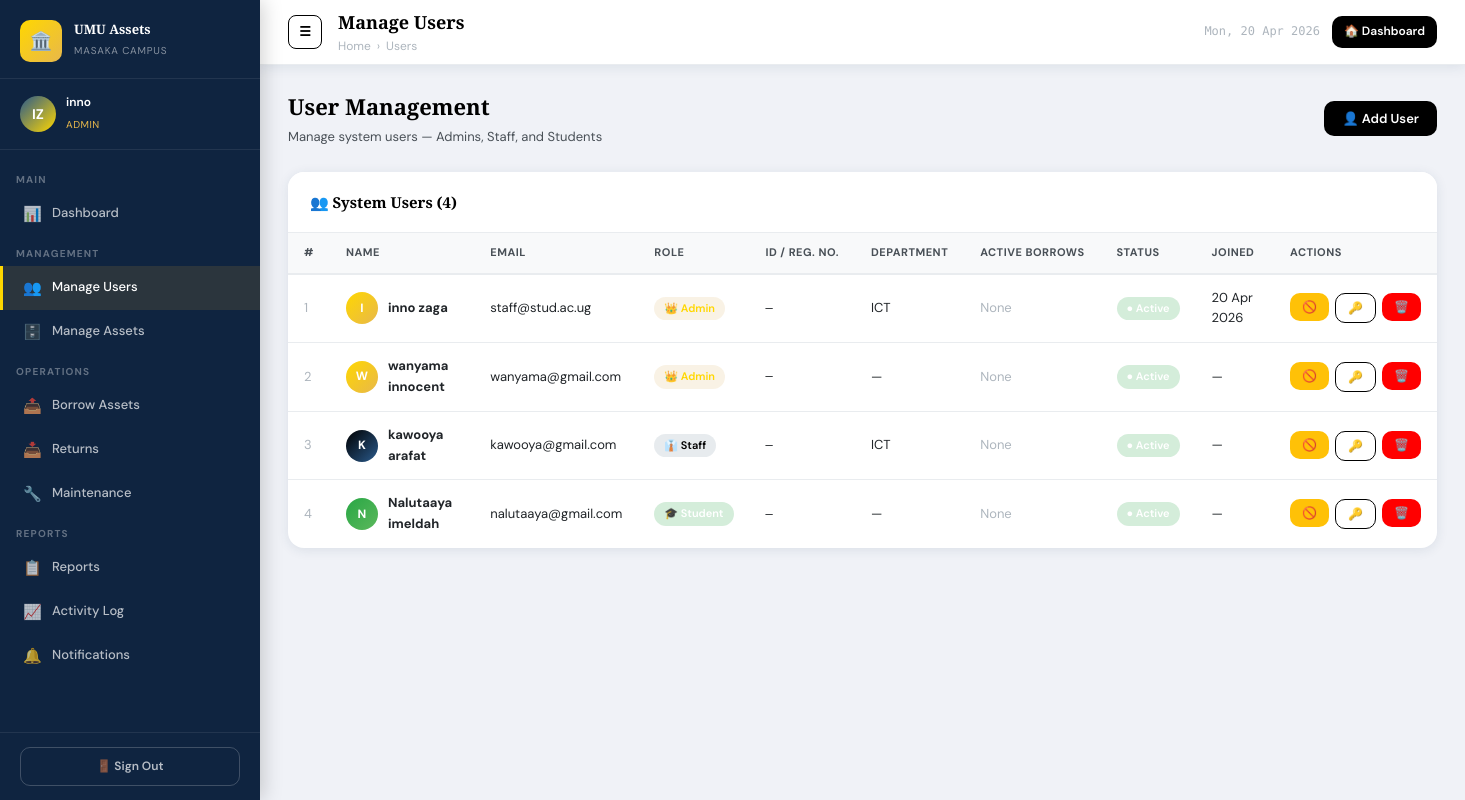
The page /pages/users.php (signed in) on the database its author committed.
### tables this page shows
CREATE TABLE IF NOT EXISTS `users` (
  `id` int NOT NULL AUTO_INCREMENT,
  `full_name` varchar(150) NOT NULL,
  `email` varchar(150) NOT NULL,
  `password` varchar(255) NOT NULL,
  `role` enum('admin','staff','student') DEFAULT 'staff',
  `student_staff_id` varchar(50) DEFAULT NULL,
  `department` varchar(100) DEFAULT NULL,
  `phone` varchar(20) DEFAULT NULL,
  `status` enum('active','inactive') DEFAULT 'active',
  `created_at` timestamp NULL DEFAULT CURRENT_TIMESTAMP,
  `updated_at` timestamp NULL DEFAULT CURRENT_TIMESTAMP ON UPDATE CURRENT_TIMESTAMP,
  PRIMARY KEY (`id`),
  UNIQUE KEY `email` (`email`)
);

### pages/users.php (the view, shortened to what this page needs)
<?php
$conn = getDBConnection();
$users = $conn->query("SELECT u.*, COUNT(DISTINCT br.id) as active_borrows FROM users u LEFT JOIN borrow_records br ON u.id = br.borrower_id AND br.status='active' GROUP BY u.id ORDER BY u.role, u.full_name");
$pageTitle = 'Manage Users';
$pageBreadcrumb = 'Users';
?>
<!DOCTYPE html>
<html lang="en">
<head>
    <link rel="stylesheet" href="../css/style.css">
</head>
<body>
<div class="app-layout">
    <?php include '../includes/sidebar.php'; ?>
    <div class="main-content">
        <?php include '../includes/header.php'; ?>
        <div class="page-content">
            <div class="page-header">
                <div class="page-header-left">
                    <h2>User Management</h2>
                    <p>Manage system users — Admins, Staff, and Students</p>
                </div>
                <button class="btn btn-primary" onclick="openModal('addUserModal')">👤 Add User</button>
            </div>
            <div class="card">
                <div class="card-header">
                    <span class="card-title">👥 System Users (<?= $users ? $users->num_rows : 0 ?>)</span>
                </div>
                <div class="table-wrapper">
                    <table>
                        <thead><tr>
                            <th>#</th>
                            <th>Name</th>
                            <th>Email</th>
                            <th>Role</th>
                            <th>ID / Reg. No.</th>
                            <th>Department</th>
                            <th>Active Borrows</th>
                            <th>Status</th>
                            <th>Joined</th>
                            <th>Actions</th>
                        </tr></thead>
                        <tbody>
                        <?php if ($users): $i=1; while($row = $users->fetch_assoc()): ?>
                        <tr>
                            <td style="color:var(--gray-500);"><?= $i++ ?></td>
                            <td>
                                <div style="display:flex;align-items:center;gap:10px;">
                                    <div class="user-avatar" style="width:32px;height:32px;font-size:12px;background:<?= $row['role']==='admin'?'linear-gradient(135deg,var(--accent),var(--accent-light))':($row['role']==='staff'?'linear-gradient(135deg,var(--primary),var(--primary-light))':'linear-gradient(135deg,#28a745,#5cb85c)') ?>;">
                                        <?= strtoupper(substr($row['full_name'],0,1)) ?>
                                    </div>
                                    <strong><?= htmlspecialchars($row['full_name']) ?></strong>
                                </div>
                            </td>
                            <td><?= htmlspecialchars($row['email']) ?></td>
                            <td>
                                <?php $rb = ['admin'=>'badge-gold','staff'=>'badge-primary','student'=>'badge-success'];
                                $ri = ['admin'=>'👑','staff'=>'👔','student'=>'🎓']; ?>
                                <span class="badge <?= $rb[$row['role']] ?>"><?= $ri[$row['role']] ?> <?= ucfirst($row['role']) ?></span>
                            </td>
                            <td><code style="font-size:12px;"><?= htmlspecialchars($row['student_staff_id'] ?: '—') ?></code></td>
                            <td><?= htmlspecialchars($row['department'] ?: '—') ?></td>
                            <td>
                                <?php if ($row['active_borrows'] > 0): ?>
                                <span class="badge badge-warning">📤 <?= $row['active_borrows'] ?></span>
                                <?php else: ?>
                                <span style="color:var(--gray-500);">None</span>
                                <?php endif; ?>
                            </td>
                            <td>
                                <?php if ($row['status'] === 'active'): ?>
                                <span class="badge badge-success">● Active</span>
                                <?php else: ?>
                                <span class="badge badge-danger">● Inactive</span>
                                <?php endif; ?>
                            </td>
                            <td><?= !empty($row['created_at']) ? date('d M Y', strtotime($row['created_at'])) : '—' ?></td>
                            <td>
                                <div class="table-actions">
                                    <form method="POST" style="display:inline;">
                                        <button type="submit" class="btn btn-sm <?= $row['status']==='active'?'btn-warning':'btn-success' ?>" <?= $row['id']==$_SESSION['id']?'disabled':'' ?> title="Toggle Status">
                                            <?= $row['status']==='active'?'🚫':'✅' ?>
                                        </button>
                                    </form>
                                    <button class="btn btn-sm btn-outline" title="Reset Password" onclick="resetPwd('<?= htmlspecialchars($row['id']) ?>', '<?= htmlspecialchars($row['full_name']) ?>')">🔑</button>
                                    <?php if ($row['id'] !== $_SESSION['id']): ?>
                                    <form method="POST" style="display:inline;" onsubmit="return confirm('Delete <?= htmlspecialchars($row['full_name']) ?>?')">
                                        <button type="submit" class="btn btn-sm btn-danger">🗑️</button>
                                    </form>
                                    <?php endif; ?>
                                </div>
                            </td>
                        </tr>
                        <?php endwhile; endif; ?>
                        </tbody>
                    </table>
                </div>
            </div>
        </div>
    </div>
</div>
</body>
</html>

### includes/sidebar.php (shortened to what this page needs)
<?php
$role = $_SESSION['role'];
$userName = $_SESSION['full_name'];
$userInitials = strtoupper(substr($userName, 0, 1) . (strpos($userName, ' ') !== false ? substr(strrchr($userName, ' '), 1, 1) : ''));
$currentPage = basename($_SERVER['PHP_SELF']);
?>
<aside class="sidebar" id="sidebar">
    <div class="sidebar-header">
        <a href="../pages/dashboard.php" class="sidebar-brand">
            <div class="sidebar-brand-icon">🏛️</div>
            <div class="sidebar-brand-text">
                <h2>UMU Assets</h2>
                <span>Masaka Campus</span>
            </div>
        </a>
    </div>
    <div class="sidebar-user">
        <div class="user-avatar"><?= $userInitials ?></div>
        <div class="user-info">
            <h4><?= htmlspecialchars(explode(' ', $userName)[0]) ?></h4>
            <span><?= ucfirst($role) ?></span>
        </div>
    </div>
    <nav class="sidebar-nav">
        <div class="nav-section">Main</div>
        <a href="../pages/dashboard.php" class="nav-item <?= $currentPage == 'dashboard.php' ? 'active' : '' ?>">
            <span class="nav-icon">📊</span> Dashboard
        </a>
        <?php if ($role === 'admin'): ?>
        <div class="nav-section">Management</div>
        <a href="../pages/users.php" class="nav-item <?= $currentPage == 'users.php' ? 'active' : '' ?>">
            <span class="nav-icon">👥</span> Manage Users
        </a>
        <a href="../pages/assets.php" class="nav-item <?= $currentPage == 'assets.php' ? 'active' : '' ?>">
            <span class="nav-icon">🗄️</span> Manage Assets
        </a>
        <?php endif; ?>
        <div class="nav-section">Operations</div>
        <a href="../pages/borrow.php" class="nav-item <?= $currentPage == 'borrow.php' ? 'active' : '' ?>">
            <span class="nav-icon">📤</span> Borrow Assets
        </a>
        <a href="../pages/returns.php" class="nav-item <?= $currentPage == 'returns.php' ? 'active' : '' ?>">
            <span class="nav-icon">📥</span> Returns
        </a>
        <a href="../pages/maintenance.php" class="nav-item <?= $currentPage == 'maintenance.php' ? 'active' : '' ?>">
            <span class="nav-icon">🔧</span> Maintenance
        </a>
        <?php if ($role === 'admin'): ?>
        <div class="nav-section">Reports</div>
        <a href="../pages/reports.php" class="nav-item <?= $currentPage == 'reports.php' ? 'active' : '' ?>">
            <span class="nav-icon">📋</span> Reports
        </a>
        <a href="../pages/activity_log.php" class="nav-item <?= $currentPage == 'activity_log.php' ? 'active' : '' ?>">
            <span class="nav-icon">📈</span> Activity Log
        </a>
        <a href="../pages/notifications.php" class="nav-item <?= $currentPage == 'notifications.php' ? 'active' : '' ?>">
            <span class="nav-icon">🔔</span> Notifications
        </a>
        <?php endif; ?>
    </nav>
    <div class="sidebar-footer">
        <a href="../logout.php" class="btn btn-outline btn-block" style="color: rgba(255,255,255,0.7); border-color: rgba(255,255,255,0.2); font-size: 12px;">
            🚪 Sign Out
        </a>
    </div>
</aside>

### includes/header.php
<?php
$pageTitle = $pageTitle ?? 'Dashboard';
$today = date('D, d M Y');
?>
<header class="header">
    <div class="header-left">
        <button class="btn btn-icon btn-outline" id="sidebarToggle" title="Toggle Sidebar">☰</button>
        <div>
            <div class="page-title"><?= $pageTitle ?></div>
            <?php if (!empty($pageBreadcrumb)): ?>
            <div class="breadcrumb">
                <a href="../pages/dashboard.php">Home</a>
                <span>›</span>
                <span><?= $pageBreadcrumb ?></span>
            </div>
            <?php endif; ?>
        </div>
    </div>
    <div class="header-right">
        <div class="header-date"><?= $today ?></div>
        <a href="../pages/dashboard.php" class="btn btn-sm btn-primary">🏠 Dashboard</a>
    </div>
</header>

### rows shown on the page
users: full_name "I", full_name "inno zaga", email "staff@stud.ac.ug", role "👑", role "Admin", student_staff "—", department "ICT", status "● Active", created_at "20 Apr 2026"
users: full_name "W", full_name "wanyama innocent", email "wanyama@gmail.com", role "👑", role "Admin", student_staff "—", department "—", status "● Active"
users: full_name "K", full_name "kawooya arafat", email "kawooya@gmail.com", role "👔", role "Staff", student_staff "—", department "ICT", status "● Active"
users: full_name "N", full_name "Nalutaaya imeldah", email "nalutaaya@gmail.com", role "🎓", role "Student", student_staff "—", department "—", status "● Active"

### other values the page prints
$userInitials "IZ"
explode(' ', $userName)[0] "inno"
$role "ADMIN"
$pageTitle "Manage Users"
$pageBreadcrumb "Users"
$users->num_rows "4"
